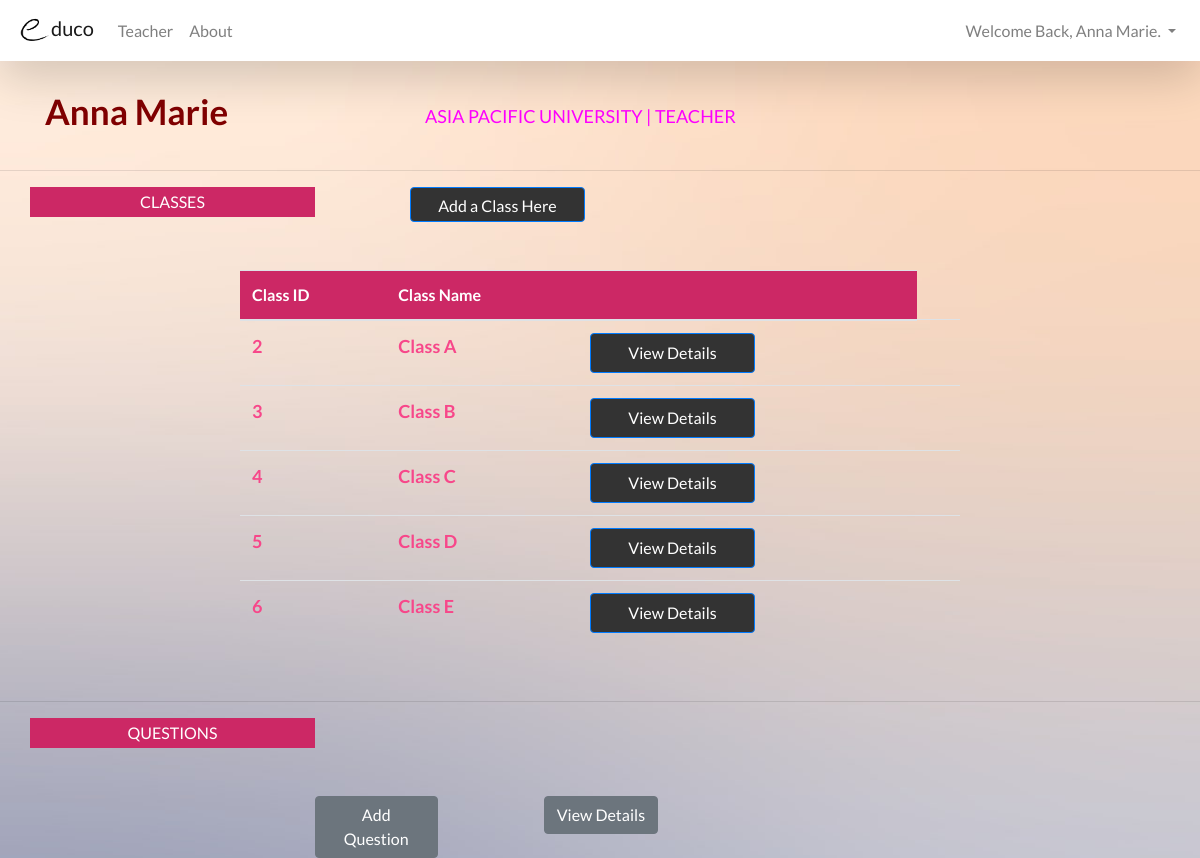
/website/teacher/teacher_menu.php (signed in), run on the app's committed database.
### tables this page shows
CREATE TABLE IF NOT EXISTS `class` (
  `C_No` int(10) NOT NULL AUTO_INCREMENT,
  `T_ID` int(10) NOT NULL,
  `C_Name` varchar(25) NOT NULL,
  PRIMARY KEY (`C_No`)
);

### website/teacher/teacher_menu.php (the view, shortened to what this page needs)
<!DOCTYPE html>
<html>
<head>
<?php include($_SERVER["DOCUMENT_ROOT"].'/template/header.php'); ?>
</head>
<body>
<?php include($_SERVER["DOCUMENT_ROOT"].'/template/teachernavbar.php'); ?>
<br/>
<div class="container">
  <div class="row">
    <div class="col-sm-4">
      <p class="text-center" style="font-size: 35px; color: maroon; float: left; font-weight: bold;">
      <?php echo $_SESSION['user']; ?>
      </p>
    </div>
    <div class="col-sm-8">
      <p class="text-center" style="font-size: 18px; color: fuchsia; padding-top: 18px; float: left;">
      ASIA PACIFIC UNIVERSITY | TEACHER
      </p>
    </div>
  </div>
</div>
<hr/>
<div class="container">
  <div class="row">
    <div class="col-3" style="background-color: #CC2865; color: white; text-align: center; padding-top: 3px; height: 30px;">
      <p>CLASSES</p>
    </div>
    <div class="col-3">
      <button style="width: 175px; height: 35px; background-color: #333333; float: right;" type="submit" class="btn btn-primary" data-toggle="modal" data-target="#addclass">Add a Class Here</button>
    </div>
  </div>
</div>
<br/><br/>
<table class="table table-hover" style="margin-left: 20%; width: 60%;">
  <thead>
    <tr style="background-color: #CC2865; color: white;">
      <th>Class ID</th>
      <th>Class Name</th>
      <th></th>
    </tr>
  </thead>
  <tbody style="color: #F7478A; font-size: 18px; font-weight: bold;">
<?php
$conn = mysqli_connect('localhost','root','','educo');
$username = $_SESSION['user'];
$sql = "SELECT C_No,C_Name FROM class WHERE T_ID =
        (SELECT U_ID FROM users WHERE Name = '$username')";
$result = mysqli_query($conn, $sql);
while($row = mysqli_fetch_array($result))
{
  echo "<tr>";
  echo "<td>" . $row['C_No'] . "</td>";
  echo "<td>" . $row['C_Name'] . "</td>";
  echo "<td>";
  echo "<button class= 'btn btn-primary' style='width: 165px; height: 40px; color: white;
        background-color:#333333;' onclick=\"window.location.href='class_details.php?id=".$row['C_No']."'\">View Details</button></td>";
  echo "<td>";
  echo "</tr>";
  }
  echo "</table>";
?>
<br/>
<hr/>
<div class="container">
  <div class="row">
    <div class="col-sm-3" style="background-color: #CC2865; color: white; text-align: center; padding-top: 3px; height: 30px;">
      <p>QUESTIONS</p>
    </div>
  </div>
</div>
<br/><br/>
<div class="row" style="margin-left: 25%;">
  <div class="col-2">
    <button type="submit" onclick="window.location.href='add_question_teacher.php'" class="btn btn-secondary">Add Question</button>
  </div>
  <div class="col-1">
  </div>
  <div class="col-2">
    <button type="submit" onclick="window.location.href='view_questions.php'" class="btn btn-secondary">View Details</button>
  </div>
</body>
</html>

### template/header.php (style rules this page uses)
body { font-family: 'Lato' !important; background-color: #FAFAFA !important; }

### website/teacher/teacher_menu.php (style rules this page uses)
body { background-image: url("/Pictures/6.jpg"); background-repeat: no-repeat; background-size: 100%; }

### data on the page
class: C_No "2", C_Name "Class A"
class: C_No "3", C_Name "Class B"
class: C_No "4", C_Name "Class C"
class: C_No "5", C_Name "Class D"
class: C_No "6", C_Name "Class E"

### other printed values
$_SESSION['user'] "Anna Marie"
